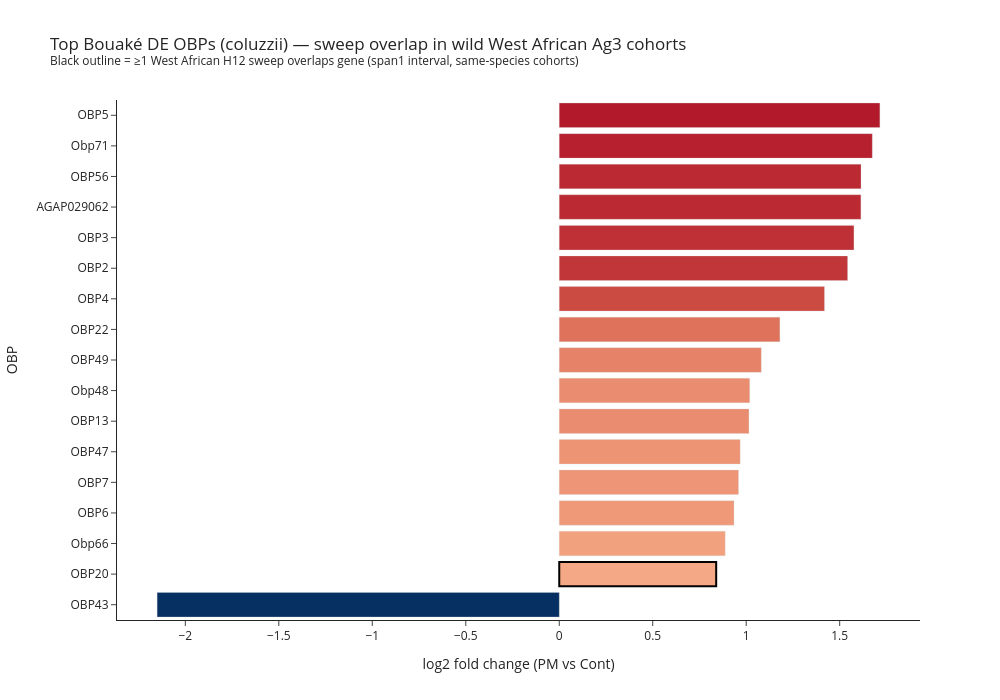

This figure's notebook cell:
### Code cell
fig_obp = de_sweep_plot(obp_sig, 'OBP', 'Top Bouaké DE OBPs (coluzzii) — sweep overlap in wild West African Ag3 cohorts', 'b5_obp_sweep_overlap')
fig_obp.show()

### Figure 1 — Plotly figure (JSON) as saved in the notebook; plotly's stock layout.template omitted (floating-point values rounded to 4 significant figures)
{"data": [{"customdata": [["AGAP009402", 0.02326, 0, null, null, ""], ["AGAP005208", 0.001516, 1, 1035, 0.1059, "CM"], ["AGAP002556", 1.657e-06, 0, null, null, ""], ["AGAP003530", 0.0133, 0, null, null, ""], ["AGAP001556", 2.043e-05, 0, null, null, ""], ["AGAP007287", 0.00234, 0, null, null, ""], ["AGAP002905", 0.01509, 0, null, null, ""], ["AGAP007286", 9.456e-10, 0, null, null, ""], ["AGAP006075", 0.03366, 0, null, null, ""], ["AGAP010409", 0.001283, 0, null, null, ""], ["AGAP010489", 1.501e-10, 0, null, null, ""], ["AGAP003306", 2.009e-06, 0, null, null, ""], ["AGAP001409", 4.643e-11, 0, null, null, ""], ["AGAP029062", 2.541e-11, 0, null, null, ""], ["AGAP011367", 0.009385, 0, null, null, ""], ["AGAP006074", 3.119e-05, 0, null, null, ""], ["AGAP009629", 7.427e-12, 0, null, null, ""]], "hovertemplate": "<b>%{y}</b><br>log2FC: %{x:.2f}<br>padj: %{customdata[1]:.2e}<br>sweeps: %{customdata[2]}<br>max ΔAIC: %{customdata[3]:.0f}<br>max H12: %{customdata[4]:.2f}<br>countries: %{customdata[5]}<extra></extra>", "marker": {"cmid": 0, "color": [-2.151, 0.8394, 0.8876, 0.9345, 0.9586, 0.9675, 1.015, 1.018, 1.08, 1.18, 1.418, 1.542, 1.576, 1.613, 1.614, 1.674, 1.715], "colorscale": [[0, "rgb(5,48,97)"], [0.1, "rgb(33,102,172)"], [0.2, "rgb(67,147,195)"], [0.3, "rgb(146,197,222)"], [0.4, "rgb(209,229,240)"], [0.5, "rgb(247,247,247)"], [0.6, "rgb(253,219,199)"], [0.7, "rgb(244,165,130)"], [0.8, "rgb(214,96,77)"], [0.9, "rgb(178,24,43)"], [1, "rgb(103,0,31)"]], "line": {"color": ["lightgrey", "black", "lightgrey", "lightgrey", "lightgrey", "lightgrey", "lightgrey", "lightgrey", "lightgrey", "lightgrey", "lightgrey", "lightgrey", "lightgrey", "lightgrey", "lightgrey", "lightgrey", "lightgrey"], "width": [0.3, 2.0, 0.3, 0.3, 0.3, 0.3, 0.3, 0.3, 0.3, 0.3, 0.3, 0.3, 0.3, 0.3, 0.3, 0.3, 0.3]}}, "orientation": "h", "type": "bar", "x": [-2.151, 0.8394, 0.8876, 0.9345, 0.9586, 0.9675, 1.015, 1.018, 1.08, 1.18, 1.418, 1.542, 1.576, 1.613, 1.614, 1.674, 1.715], "y": ["OBP43", "OBP20", "Obp66", "OBP6", "OBP7", "OBP47", "OBP13", "Obp48", "OBP49", "OBP22", "OBP4", "OBP2", "OBP3", "AGAP029062", "OBP56", "Obp71", "OBP5"]}], "layout": {"height": 700, "shapes": [{"line": {"color": "grey"}, "type": "line", "x0": 0, "x1": 0, "xref": "x", "y0": 0, "y1": 1, "yref": "y domain"}], "showlegend": false, "title": {"text": "Top Bouaké DE OBPs (coluzzii) — sweep overlap in wild West African Ag3 cohorts<br><sup>Black outline = ≥1 West African H12 sweep overlaps gene (span1 interval, same-species cohorts)</sup>"}, "width": 1000, "xaxis": {"title": {"text": "log2 fold change (PM vs Cont)"}}, "yaxis": {"title": {"text": "OBP"}}}}
